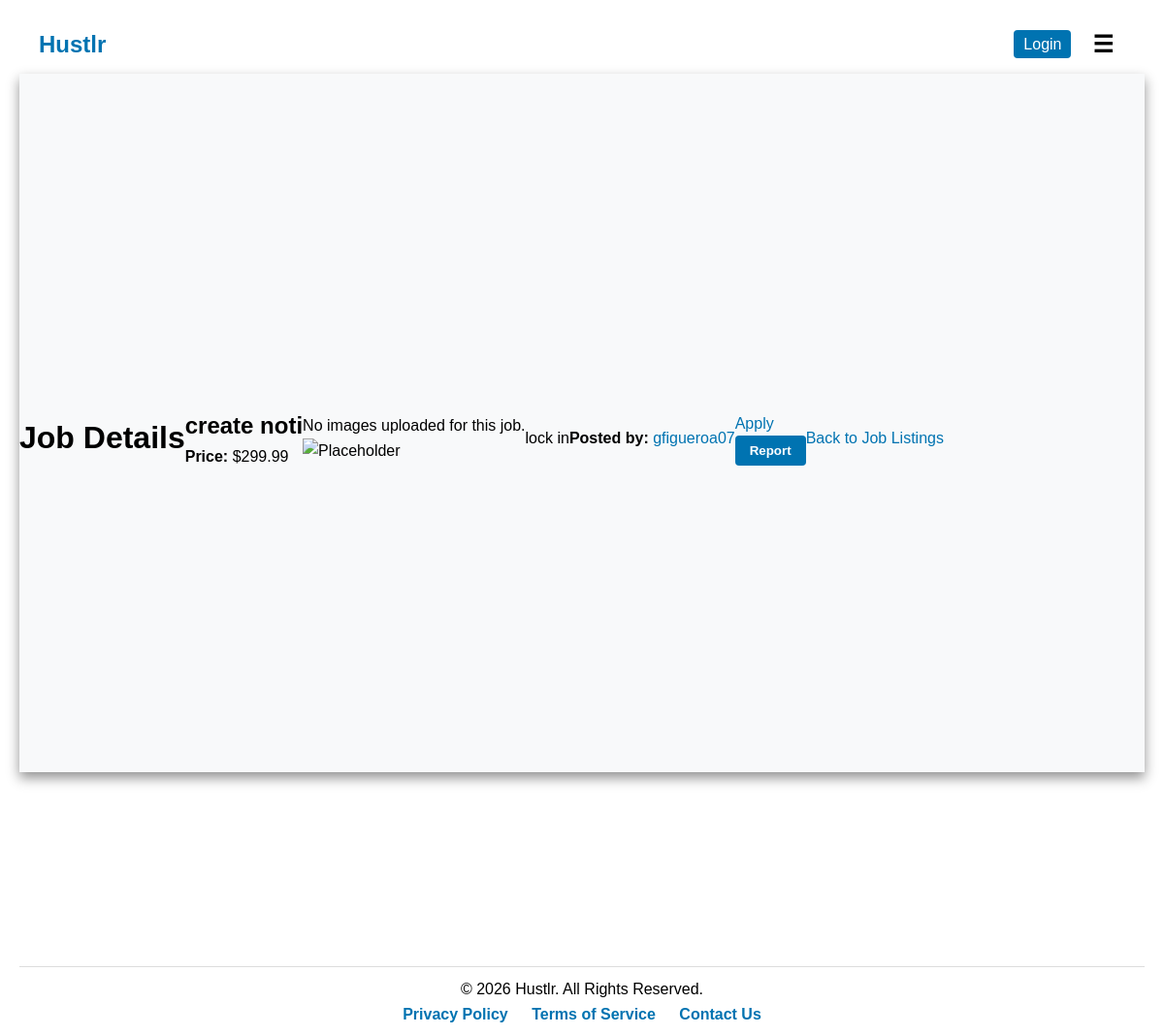
The app's page /job/26/details/, older data.
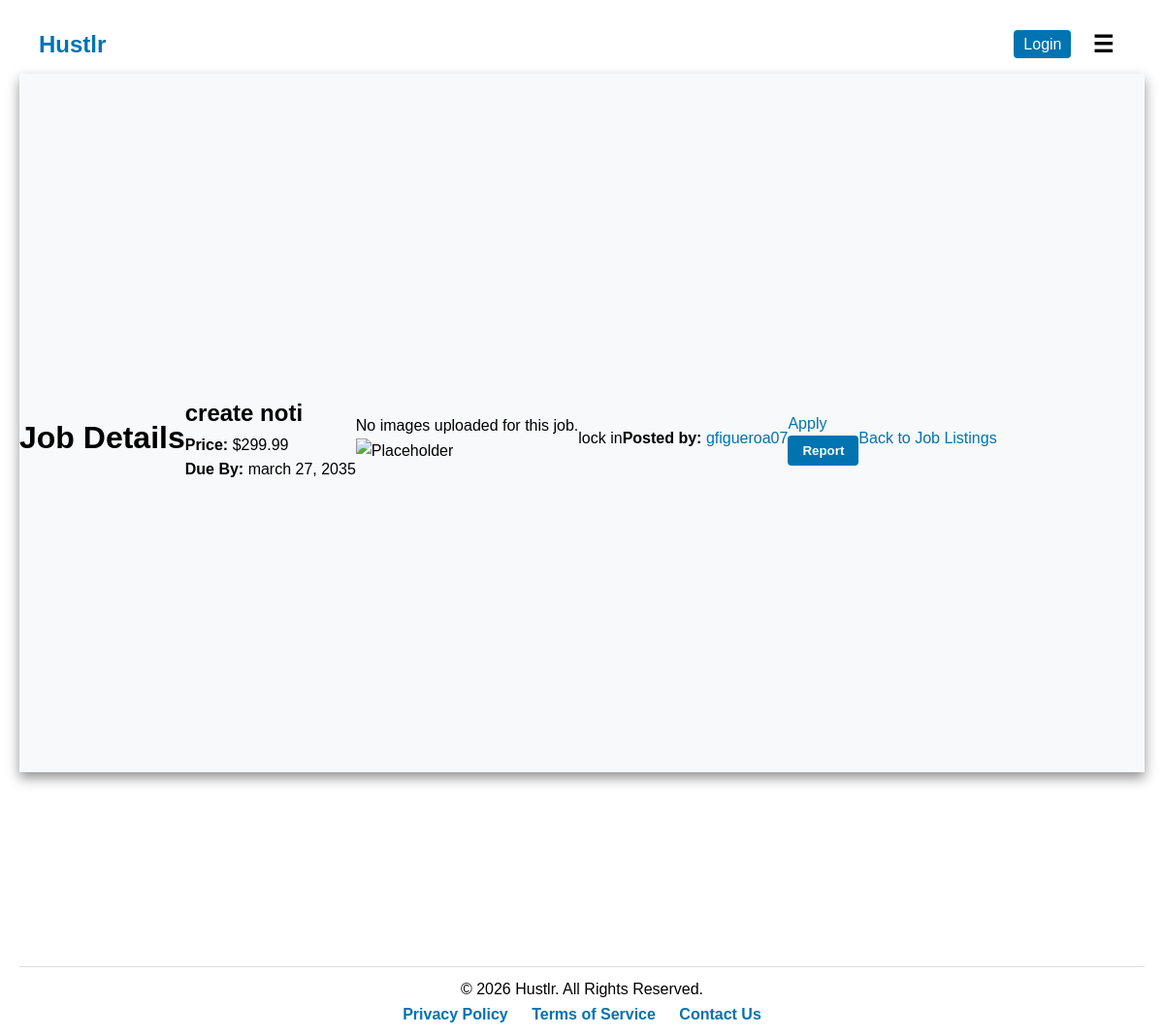
The same page, newer data.
### users/models.py (models this page shows, shortened)
class JobListing(models.Model):
    job_status = [
        ('OPEN', 'open'),
        ('PENDING', 'pending'),
        ('COMPLETED', 'completed'),
        ('CANCELLED', 'cancelled'),
    ]
    job_category = [
        ('landscaping','Landscaping'),
        ('cleaning','Cleaning'),
        ('garbage_removal','Garbage Removal'),
        ('automotive','Automotive'),
        ('handyman','Handyman'),
        ('other','Other'),
    ]
    category = models.CharField(max_length=50, choices=job_category, default='other')
    profile = models.ForeignKey(Profile, on_delete=models.CASCADE)
    price = models.FloatField(blank=False, default=0.0)
    title = models.TextField(max_length=20)
    description = models.CharField(max_length=800, blank=False)
    date = models.DateTimeField(auto_now_add=True)
    status = models.CharField(max_length=10, choices=job_status, default='open')
    due_date = models.TextField(max_length=20, blank=True, null=True)

class Profile(models.Model):
    user = models.OneToOneField(User, max_length=15, on_delete=models.CASCADE)
    profile_name = models.CharField(max_length=30, unique=False, blank=True, null=False)
    profile_picture = models.ImageField(upload_to='profile_pics/', blank=True, null=True)
    location = models.TextField(max_length=20, blank=False)
    description = models.TextField(max_length=250, blank=True)
    avg_review_score = models.FloatField(default=0.0)
    skills = models.TextField(blank=True)
    resume = models.FileField(upload_to='resumes/', blank=True, null=True)
    def __str__(self):
        return self.user.username

### job_board/views.py (the view)
# urls.py: path('job/<int:job_id>/details/', views.job_details, name='job_details'),
def job_details(request, job_id):
    job = get_object_or_404(JobListing, id=job_id)
    images = job.images.all()  # Related name used
    application = None
    conversation = None
    if request.user.is_authenticated and job.status == 'pending':
        conversation = Conversation.objects.filter(job=job).filter(
            Q(applicant=request.user) |
            Q(job__profile__user=request.user)
        ).first()
    if hasattr(request.user, 'profile'):
        application = JobApplication.objects.filter(
            job=job,
            applicant=request.user.profile
        ).first()
    return render(request, 'job_board/job_details.html', {
        'job': job,
        'application': application,
        'conversation': conversation,
        'images': images
    })

### users/context_processors.py (called while the page is built)
def unread_messages(request):
    if request.user.is_authenticated:
        conversations = Conversation.objects.filter(
            messages__is_read=False
        ).exclude(messages__sender=request.user).distinct()
        count = conversations.count()
    else:
        count = 0
    return {'unread_count': count}

### job_board/templates/job_board/job_details.html (shortened to what this page needs)
{% extends 'job_board/base.html' %}
{% load static %}
{% block extra_css %}
<link rel="stylesheet" href="{% static 'css/job_details.css' %}">
{% endblock %}
{% block content %}
<div class="job_details">
    <h1>Job Details</h1>
    <div class="job_container">
        <h2>{{ job.title }}</h2>
        <p><strong>Price:</strong> ${{ job.price|floatformat:2 }}</p>
        {% if job.due_date %}
            <p><strong>Due By:</strong> {{ job.due_date }}</p>
        {% endif %}
    </div>
    <div class="job-images">
        {% if images %}
            <div class="gallery">
                {% for img in images %}
                    <div class="gallery-item">
                        <img src="{{ img.image.url }}" alt="Job image {{ forloop.counter }}" width="300">
                    </div>
                {% endfor %}
            </div>
        {% else %}
            <p>No images uploaded for this job.</p>
            <img src="{% static 'images/placeholder.png' %}" width="300" alt="Placeholder">
        {% endif %}
    </div>
    <div class="description">
    <p>{{ job.description }}</p>
    </div>
    <div class="poster_info">
        <p>
            <strong>Posted by:</strong>
            <a href="{% url 'profile_detail' job.profile.id %}">
                {{ job.profile }}
            </a>
        </p>
    </div>
    <div class="action_buttons">
    {% if not application %}
        <a href="{% url 'job_apply' job.id %}">Apply</a>
    {% else %}
        <p>Application Status: {{ application.status }}</p>
    {% endif %}
    <form method="post" action="{% url 'job_report' job.id %}">
        <button type="submit">Report</button>
    </form>
    </div>
    <div class="back_button">
        <a href="{% url 'job_page' %}">Back to Job Listings</a>
    </div>
</div>
    {% endblock %}

Row changes from the older to the newer data that the page shows:
changed JobListing "create noti": due_date (not shown) → "march 27, 2035"
Text that changed along with them:
text now shown: "Due By:"
